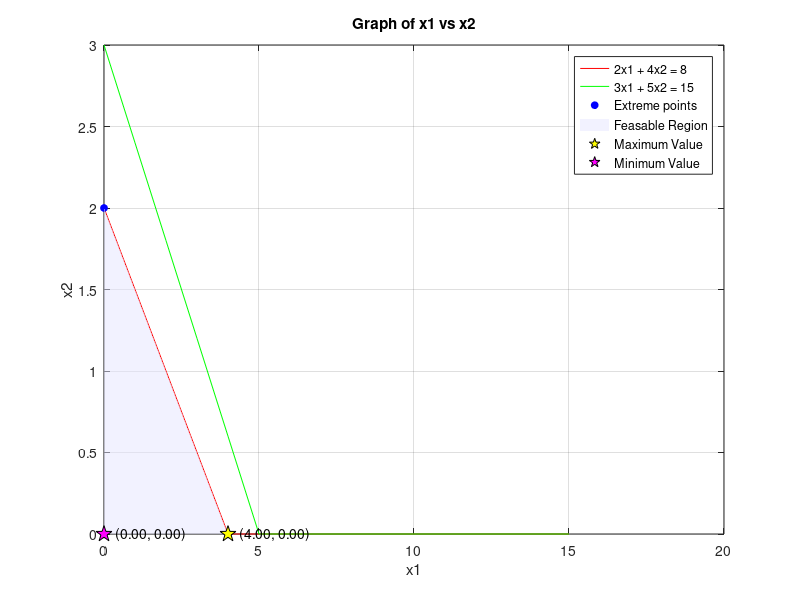

MATLAB code to generate this figure:
%{
    Maximmize/Minimize Z = 3x1 + 2x2
    Subject to  2x1 + 4x2 <= 8
                3x1 + 5x2 <= 15
                x1 >=0 , x2 >= 0
%}

format short;
clear all;
clc;

C = [3, 2];
A = [2, 4; 3, 5];
b = [8; 15];

x1 = 0:max(b);
x21 = (b(1) - A(1, 1) * x1) ./ A(1, 2);
x22 = (b(2) - A(2, 1) * x1) ./ A(2, 2);
x21 = max(0, x21);
x22 = max(0, x22);

plot(x1, x21, "r", "DisplayName", "2x1 + 4x2 = 8")
hold on;
plot(x1, x22, "g", "DisplayName", "3x1 + 5x2 = 15");
xlabel("x1");
ylabel("x2");
title("Graph of x1 vs x2");
legend show;
grid on;

cx1 = find(x1==0);
cx21 = find(x21==0);
cx22 = find(x22==0);

line1 = [x1(:, [cx1, cx21]); x21(:, [cx1, cx21])]';
line2 = [x1(:, [cx1, cx22]); x22(:, [cx1, cx22])]';

corpt = [line1; line2];

SA = [0; 0];
for i = 1:size(A, 1)
    s1 = A(i, :);
    b1 = b(i, :);
    for j = i+1:size(A, 1)
        s2 = A(j, :);
        b2 = b(j, :);

        A1 = [s1; s2];
        B1 = [b1; b2];
        X = A1 \ B1;
        SA = [SA X];
    end
end

ptt = SA';

points = unique([corpt; ptt], "rows");

for i = 1: size(points, 1)
    px1 = points(i, 1);
    px2 = points(i, 2);
    cons1(i) = A(1, 1)*px1 + A(1, 2)*px2 - b(1);
    cons2(i) = A(2, 1)*px1 + A(2, 2)*px2 - b(2);
end

k1 = find(cons1 > 0);
k2 = find(cons2 > 0);
k3 = find(points(:, 1) < 0);
k4 = find(points(:, 2) < 0);
k = unique([k1, k2, k3, k4]);

points(k, :) = [];

if isempty(points)
    fprintf("There exists no feasable solution.\n");
else
    plot(points(:, 1), points(:, 2), "bo", "MarkerSize", 5, "MarkerFaceColor", "b", "DisplayName", "Extreme points");
    if size(points, 1) >= 3
        K = convhull(points(:, 1), points(:, 2));
        patch(points(K, 1), points(K, 2),[0.9 0.9 1], "FaceAlpha", 0.5, "EdgeColor", "none", "DisplayName", "Feasable Region");
    end

    z = points * C';
    table = [points, z];

    [max_z, max_idx] = max(z);
    [min_z, min_idx] = min(z);
    max_x1 = points(max_idx, 1);
    max_x2 = points(max_idx, 2);
    min_x1 = points(min_idx, 1);
    min_x2 = points(min_idx, 2);
    fprintf("Maximum value is %.2f at (%.2f, %.2f)\n", max_z, max_x1, max_x2);
    fprintf("Minimum value is %.2f at (%.2f, %.2f)\n", min_z, min_x1, min_x2);
    
    plot(max_x1, max_x2, "kp", "MarkerSize", 12, "MarkerFaceColor", "y", "DisplayName", "Maximum Value");
    text(max_x1, max_x2, sprintf("    (%.2f, %.2f)", max_x1, max_x2));

    plot(min_x1, min_x2, "kp", "MarkerSize", 12, "MarkerFaceColor", "m", "DisplayName", "Minimum Value");
    text(min_x1, min_x2, sprintf("    (%.2f, %.2f)", min_x1, min_x2));
end
